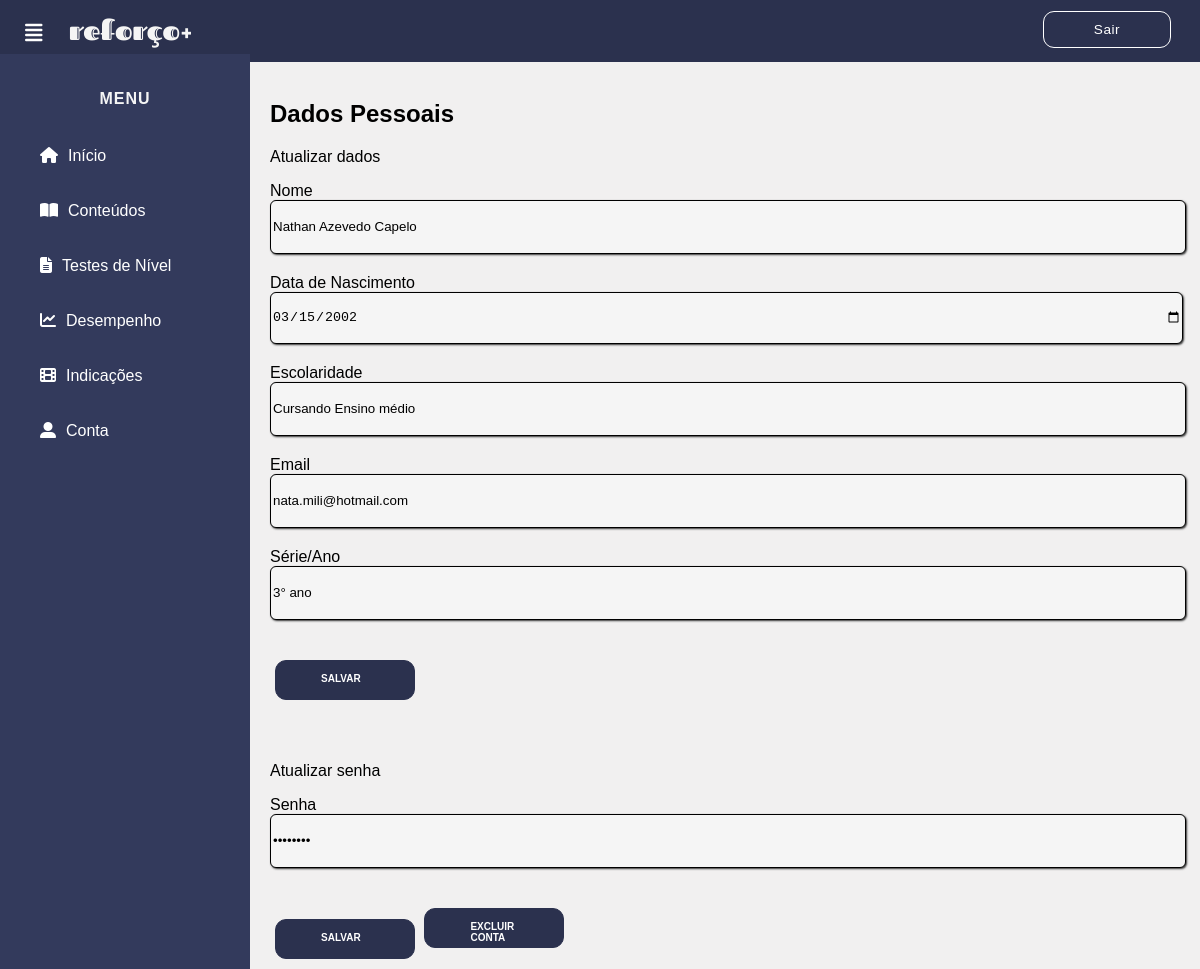
The app's page /php/conta.php (signed in), older data.
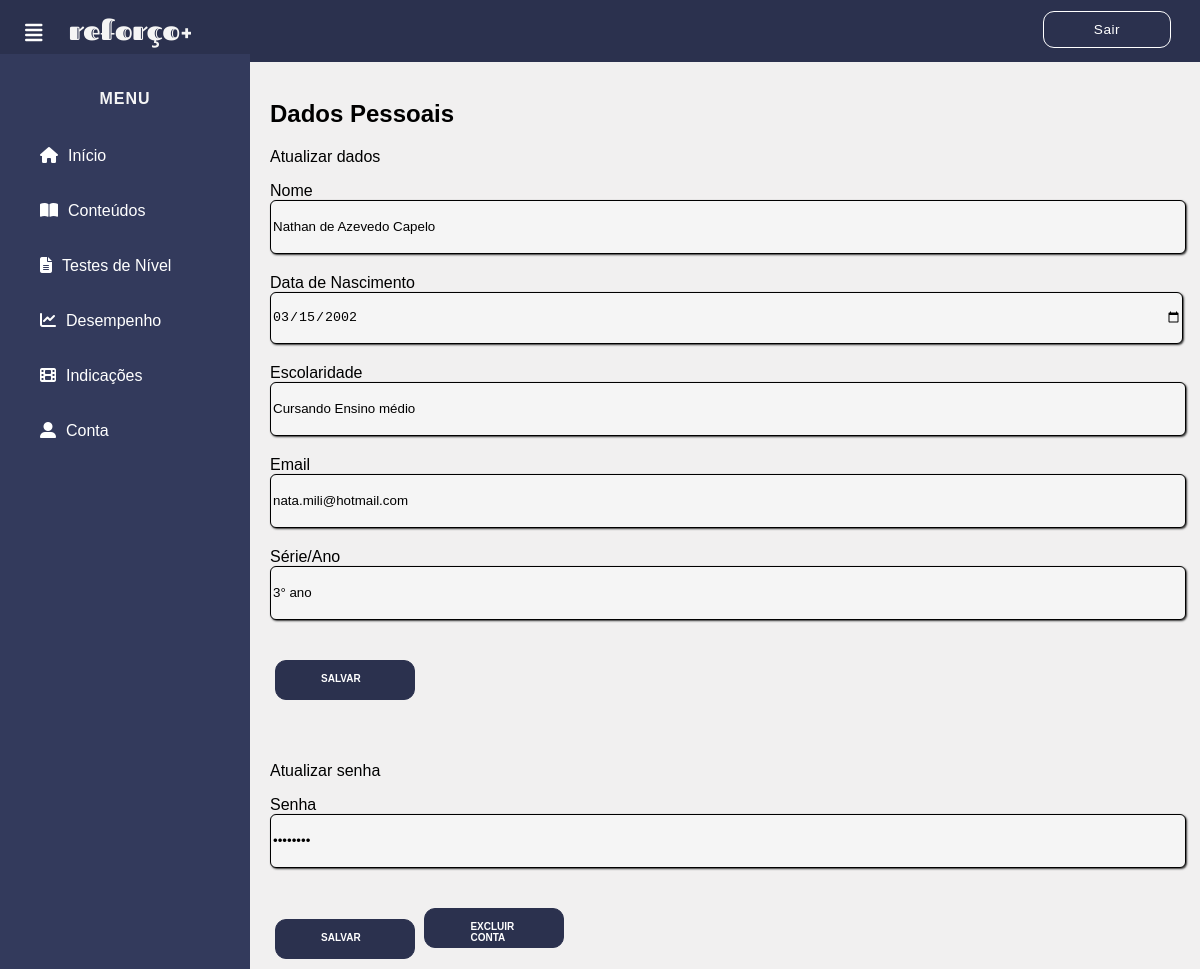
The same page, newer data.
### tables this page shows
CREATE TABLE IF NOT EXISTS `usuario` (
  `ID_usuario` int(3) NOT NULL AUTO_INCREMENT,
  `nome_usuario` varchar(100) NOT NULL,
  `data_nasc` date NOT NULL,
  `escolaridade` varchar(50) NOT NULL,
  `email_usuario` varchar(100) NOT NULL,
  `senha_usuario` varchar(10) NOT NULL,
  `serie_ano` varchar(30) NOT NULL,
  PRIMARY KEY (`ID_usuario`)
);

### php/conta.php (the view, shortened to what the changed rows need)
<!DOCTYPE html>
<html lang="pt-br">
<head>
    <link rel="stylesheet" href="../css/inicio.css">
	<link rel="stylesheet" href="../css/conta.css">
  </head>
  <body>
<?php
include 'conecta.php';
$email=$_SESSION['email_usuario'];
if($email=="ADM_reforc@gmail.com"){
  $consulta="SELECT * FROM administrador WHERE email_adm = '$email'";
  $res = mysqli_query($conexao, $consulta);
        $mostrar = mysqli_fetch_array($res);
?>
<div class="menu">
      <center>
      <h4>MENU</h4>
      </center>
      <a href="../inicio_adm.html"><i class="fas fa-home"></i><span>Início</span></a>
      <a href="includeconteudos.php"><i class="fas fa-book-open"></i><span>Cadastro de conteúdos</span></a>
      <a href="includequestoes.php"><i class="fas fa-file-alt"></i><span>Cadastro de questões</span></a>
      <a href="includeindicacoes.php"><i class="fas fa-film"></i><span>Cadastro de indicações</span></a>
      <a href="conta.php"><i class="fas fa-user-alt"></i><span>Conta</span></a>
    </div>
    <div class="conteudo">
<form action="editar_adm.php" method="POST">
						<h2> Dados Pessoais </h2>
						<p> Atualizar dados </p>
					    <label for="exampleInputEmail1">Nome</label>
						<input type="TEXT" class="form-control1" id="exampleInputEmail1" aria-describedby="emailHelp" name="Nome" placeholder="Nome"  style="text-align: left " value="<?php echo $mostrar['nome_adm'];?>" required>
					    <label for="exampleInputEmail1">Email</label>
						<input type="email" class="form-control4" id="exampleInputEmail1" aria-describedby="emailHelp" name="Email" placeholder="Email" style="text-align: left" value="<?php echo $mostrar['email_adm'];?>" disabled>
					    <button type="submit" class="btn2 btn-color2" style= "text-align:left">Salvar</button>
					   <br><br><br>
						<p> Atualizar senha </p>
                        <label for="exampleInputPassword1">Senha</label>
                        <input type="password" class="form-control6" id="exampleInputPassword1" name="Senha"  placeholder="Senha" style="text-align: left" value="<?php echo $mostrar['senha_adm'];?>" required>
			        <button type="submit" class="btn2 btn-color2" style= "text-align:left">Salvar</button>
					</form>
<br>
<br>
<br>
		<?php
}
else{
  $consulta="SELECT * FROM usuario WHERE email_usuario = '$email'";
$res = mysqli_query($conexao, $consulta);
        $mostrar = mysqli_fetch_array($res);
?>
<div class="menu">
      <center>
      <h4>MENU</h4>
      </center>
      <a href="../inicio.html"><i class="fas fa-home"></i><span>Início</span></a>
      <a href="conteudos.php"><i class="fas fa-book-open"></i><span>Conteúdos</span></a>
      <a href="testeniveis.php"><i class="fas fa-file-alt"></i><span>Testes de Nível</span></a>
      <a href="#"><i class="fas fa-chart-line"></i><span>Desempenho</span></a>
      <a href="indicacoes.php"><i class="fas fa-film"></i><span>Indicações</span></a>
      <a href="conta.php"><i class="fas fa-user-alt"></i><span>Conta</span></a>
    </div>
    <div class="conteudo">
<form action="editar.php" method="POST">
						<h2> Dados Pessoais </h2>
						<p> Atualizar dados </p>
					    <label for="exampleInputEmail1">Nome</label>
						<input type="TEXT" class="form-control1" id="exampleInputEmail1" aria-describedby="emailHelp" name="Nome" placeholder="Nome Completo"  style="text-align: left " value="<?php echo $mostrar['nome_usuario'];?>" required>
					    <label for="exampleInputEmail1">Data de Nascimento</label>
						<input type="date" class="form-control2" id="exampleInputEmail1" aria-describedby="emailHelp" name="data_nasc" placeholder="Data de Nascimento" style="text-align: left" value="<?php echo $mostrar['data_nasc'];?>" required>
					    <label for="exampleInputEmail1">Escolaridade</label>
						<input type="text" class="form-control3" id="exampleInputEmail1" aria-describedby="emailHelp" name="escolaridade"  placeholder="Escolaridade" style="text-align: left" value="<?php echo $mostrar['escolaridade'];?>" required>
					    <label for="exampleInputEmail1">Email</label>
						<input type="email" class="form-control4" id="exampleInputEmail1" aria-describedby="emailHelp" name="Email" placeholder="Email" style="text-align: left" value="<?php echo $mostrar['email_usuario'];?>" required>
					    <label for="exampleInputEmail1">Série/Ano</label>
						<input type="text" class="form-control5" id="exampleInputEmail1" aria-describedby="emailHelp" name="Serie_ano"  placeholder="Serie/ano" style="text-align: left" value="<?php echo $mostrar['serie_ano'];?>" required>
					    <button type="submit" class="btn2 btn-color1" style= "text-align:left">Salvar</button>
					   <br><br><br>
						<p> Atualizar senha </p>
                        <label for="exampleInputPassword1">Senha</label>
                        <input type="password" class="form-control6" id="exampleInputPassword1" name="Senha"  placeholder="Senha" style="text-align: left" value="<?php echo $mostrar['senha_usuario'];?>" required>
			        <button type="submit" class="btn2 btn-color1" style= "text-align:left">Salvar</button>
              <?php
           echo "<a href='excluir.php?email=".$mostrar['email_usuario']."'><button style='padding-right: 60px;' class='btn2 btn-color1'>Excluir conta</button></a>";
}
?>
					</form>
</div>
</body>
</html>

Row changes from the older to the newer data that the page shows:
changed usuario "Cursando Ensino médio": Nome "Nathan Azevedo Capelo" → "Nathan de Azevedo Capelo"
